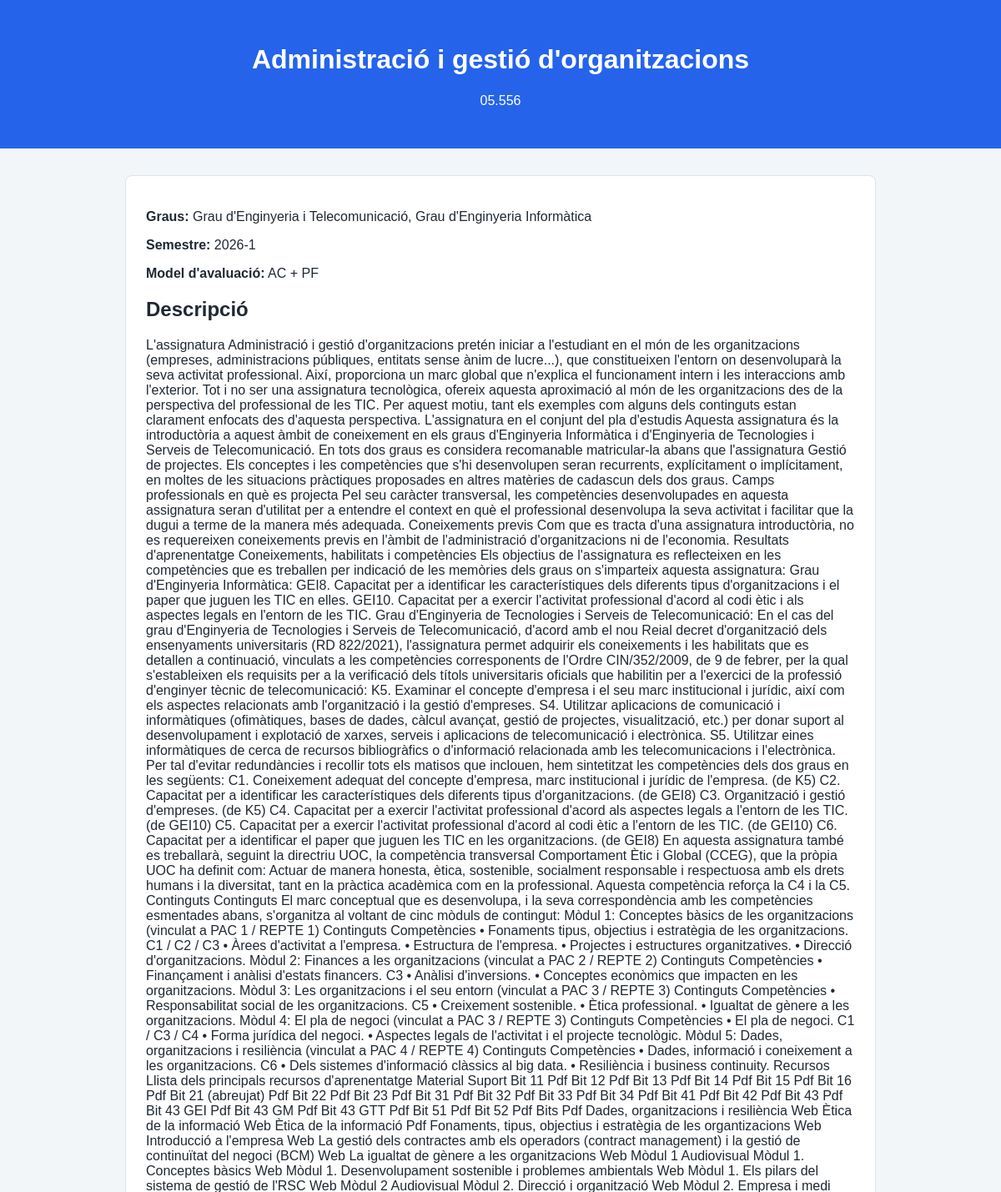
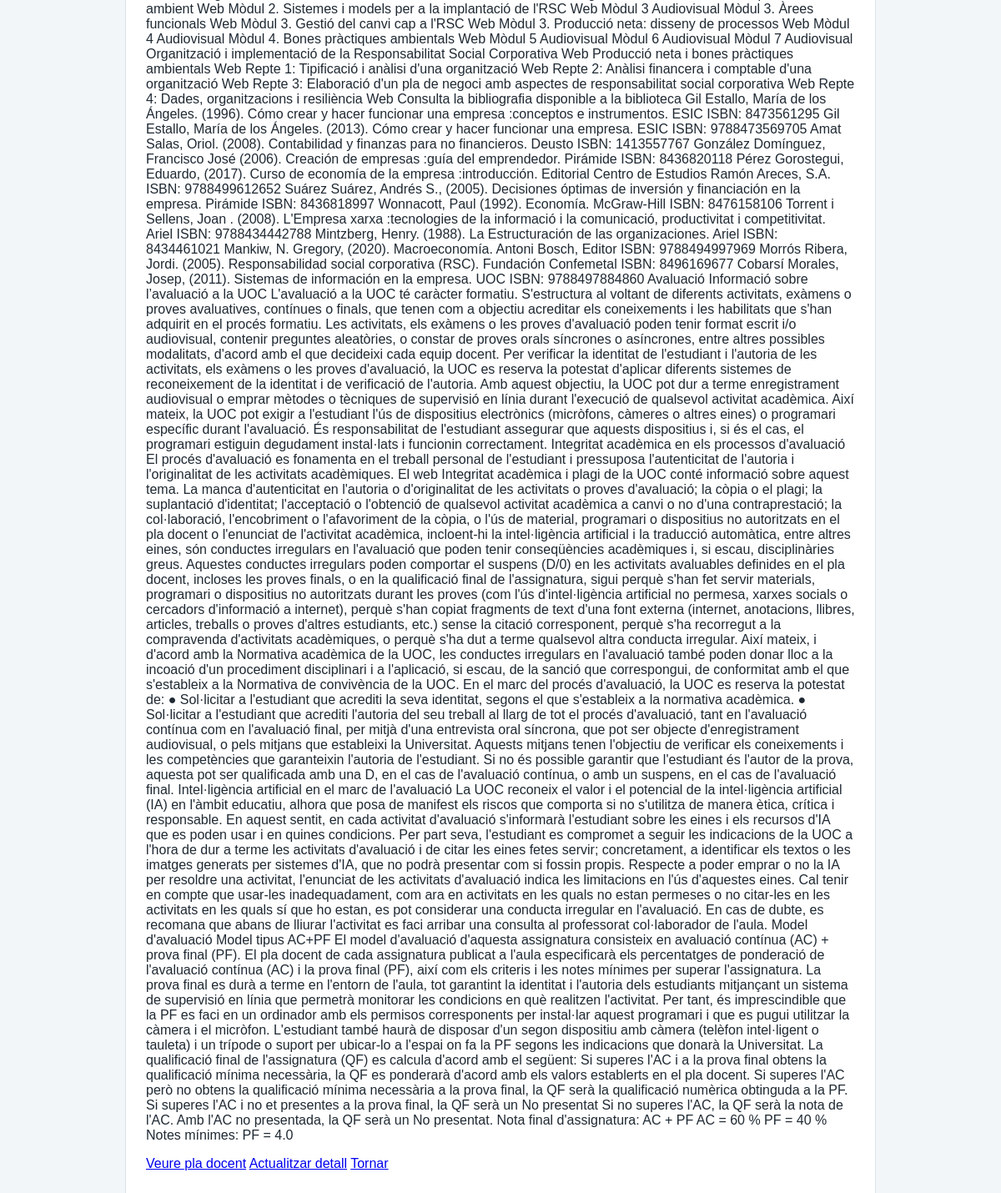
The page /assignatura/05.556 on the database its author committed (2 pictures, top to bottom).
### tables this page shows
CREATE TABLE assignatures (
            id INTEGER PRIMARY KEY AUTOINCREMENT,
            codi TEXT NOT NULL,
            titol TEXT NOT NULL,
            semestre TEXT NOT NULL,
            model_avaluacio TEXT,
            descripcio TEXT,
            url TEXT            
        );

### app.py (the view)
@aplicacio.route('/assignatura/<codi>')
def veure_assignatura(codi):
    assignatura = obtenir_assignatura_codi(codi)
    return render_template('assignatura.html', assignatura=assignatura)

### base_dades.py (called while the page is built)
def obtenir_connexio():
    connexio = sqlite3.connect(ruta_base_dades)
    connexio.row_factory = sqlite3.Row
    return connexio

### templates/assignatura.html (shortened to what this page needs)
<!DOCTYPE html>
<html lang="ca">
<head>
    <link rel="stylesheet" href="{{ url_for('static', filename='estil.css') }}">
</head>
<body>
    <header class="capçalera">
        <h1>{{ assignatura.titol }}</h1>
        <p>{{ assignatura.codi }}</p>
    </header>
    <main class="contingut">
        <section class="targeta">
            <p><strong>Graus:</strong> {{ assignatura.graus  }}</p>
            <p><strong>Semestre:</strong> {{ assignatura.semestre }}</p>
            <p><strong>Model d'avaluació:</strong> {{ assignatura.model_avaluacio }}</p>
            <h2>Descripció</h2>
            <p>{{ assignatura.descripcio }}</p>
            <p>
                <a class="boto" href="{{ assignatura.url }}" target="_blank">Veure pla docent</a>
                <a class="boto" href="/actualitzar-detall/{{ assignatura.codi }}">Actualitzar detall</a>
                <a class="boto" href="/assignatures">Tornar</a>
            </p>
        </section>
    </main>
</body>
</html>

### static/estil.css (style rules this page uses)
body { margin: 0; font-family: Arial, sans-serif; background-color: #f3f6f8; color: #1f2933; }
.capçalera { background-color: #2563eb; color: white; padding: 32px; text-align: center; }
.contingut { max-width: 900px; margin: 32px auto; padding: 0 16px; }
.targeta { background-color: white; border: 1px solid #d9e2ec; border-radius: 8px; padding: 24px; }

### rows shown on the page
assignatures: titol "Administració i gestió d'organitzacions", model_avaluacio "AC + PF"

### other values the page prints
{{ assignatura.codi }} "05.556"
{{ assignatura.graus }} "Grau d'Enginyeria i Telecomunicació, Grau d'Enginyeria Informàtica"
{{ assignatura.semestre }} "2026-1"
